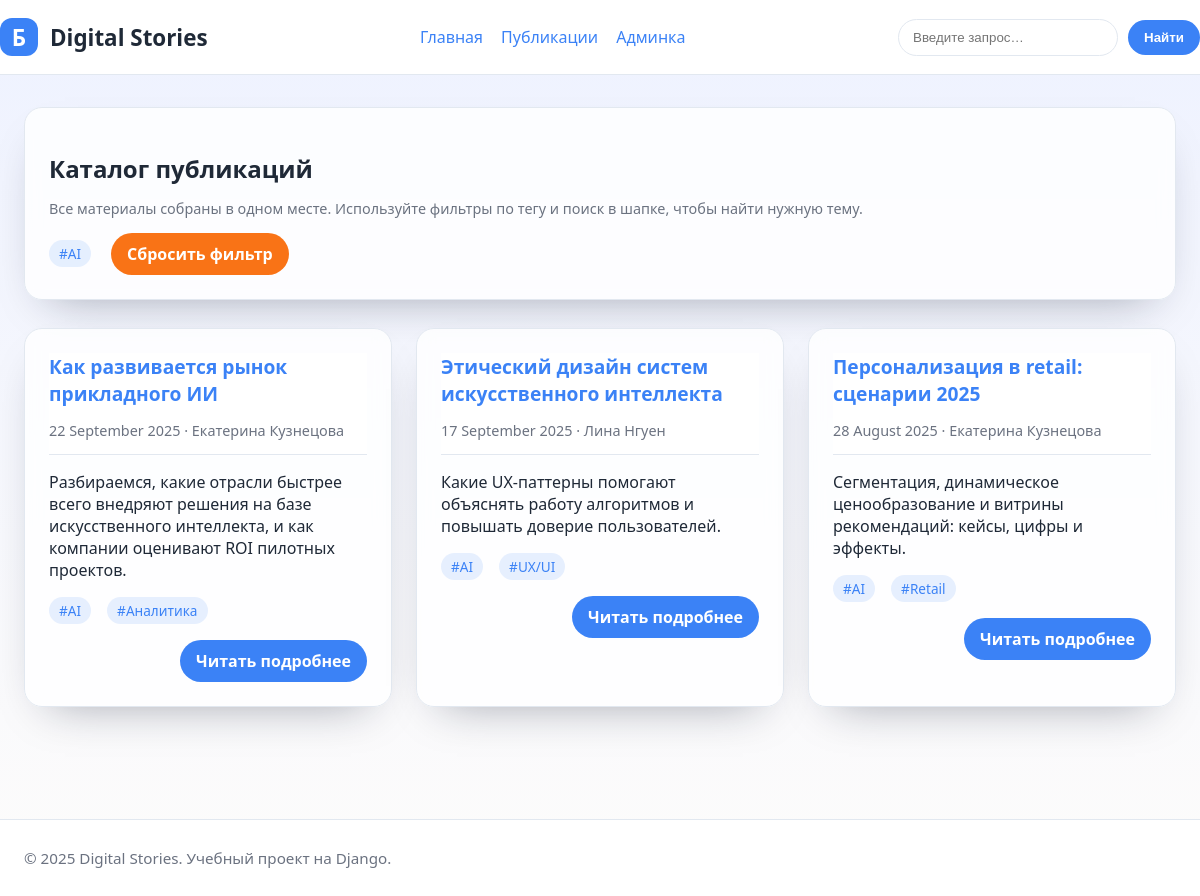
Page /posts/?tag=ai on the committed database.
### blog/models.py (models this page shows, shortened)
class Tag(models.Model):
    name = models.CharField('Название', max_length=50, unique=True)
    slug = models.SlugField('URL-метка', max_length=50, unique=True)
    class Meta:
        ordering = ('name',)
        verbose_name = 'Тег'
        verbose_name_plural = 'Теги'
        indexes = [
            models.Index(fields=('name',), name='blog_tag_name_idx'),
        ]
    objects = TagQuerySet.as_manager()

class Post(models.Model):
    Status = PostStatus
    title = models.CharField('Заголовок', max_length=250)
    slug = models.SlugField('URL-метка', max_length=250, unique_for_date='publish')
    author = models.ForeignKey(
        User,
        on_delete=models.CASCADE,
        related_name='blog_posts',
        verbose_name='Автор',
    )
    body = models.TextField('Содержимое')
    publish = models.DateTimeField('Дата публикации', default=timezone.now)
    created = models.DateTimeField('Создано', auto_now_add=True)
    updated = models.DateTimeField('Обновлено', auto_now=True)
    status = models.CharField(
        'Статус',
        max_length=2,
        choices=Status.choices,
        default=Status.DRAFT,
    )
    tags = models.ManyToManyField(
        Tag,
        verbose_name='Теги',
        related_name='posts',
        blank=True,
    )
    objects = PostManager()
    published = PublishedManager()
    class Meta:
        ordering = ['-publish']
        verbose_name = 'Пост'
        verbose_name_plural = 'Посты'
        indexes = [
            models.Index(fields=['-publish'], name='blog_post_publish_idx'),
        ]
    def get_absolute_url(self):
        return reverse(
            'blog:post_detail',
            args=[self.publish.year, self.publish.month, self.publish.day, self.slug],
        )

### blog/views.py (the view)
# urls.py: path('posts/', views.post_list, name='post_list'),
def post_list(request):
    tag_slug = request.GET.get('tag')
    posts = Post.published.select_related('author').prefetch_related('tags')
    active_tag = None
    if tag_slug:
        active_tag = get_object_or_404(Tag, slug=tag_slug)
        posts = posts.filter(tags__slug=tag_slug)
    posts = posts.order_by('-publish')
    return render(
        request,
        'blog/post/list.html',
        {
            'posts': posts,
            'search_form': SearchForm(),
            'active_tag': active_tag,
        },
    )

### blog/forms.py
class SearchForm(forms.Form):
    q = forms.CharField(
        label='Поиск по публикациям',
        max_length=100,
        required=False,
        widget=forms.TextInput(
            attrs={
                'placeholder': 'Введите запрос…',
                'class': 'search-input',
            }
        ),
    )

### blog/models.py (called while the page is built)
    def published(self):
        return self.filter(status=Post.Status.PUBLISHED)

    def get_queryset(self):
        return super().get_queryset().published()

### blog/templates/blog/post/list.html (shortened to what this page needs)
{% extends "blog/base.html" %}
{% block content %}
<section class="card" style="margin-bottom: 28px;">
    <h1 style="margin-bottom: 8px;">Каталог публикаций</h1>
    <p class="meta">
        Все материалы собраны в одном месте. Используйте фильтры по тегу и поиск в шапке, чтобы найти нужную тему.
    </p>
    {% if active_tag %}
    <div style="margin-top: 12px; display:flex; gap:12px; align-items:center;">
        <span class="tag-pill">#{{ active_tag.name }}</span>
        <a class="button secondary" href="{% url 'blog:post_list' %}">Сбросить фильтр</a>
    </div>
    {% endif %}
</section>
{% if posts %}
<section class="grid two">
    {% for post in posts %}
    <article class="card">
        <header>
            <h2 style="margin-bottom: 4px;"><a href="{{ post.get_absolute_url }}">{{ post.title }}</a></h2>
            <p class="meta">{{ post.publish|date:"d E Y" }} · {{ post.author.get_full_name|default:post.author.username }}</p>
        </header>
        <p>{{ post.body|truncatewords:40 }}</p>
        <div style="display:flex; flex-wrap:wrap; gap:8px; margin-top:12px;">
            {% for tag in post.tags.all %}
            <a class="tag-pill" href="{% url 'blog:post_list' %}?tag={{ tag.slug }}">#{{ tag.name }}</a>
            {% empty %}
            <span class="meta">Без тегов</span>
            {% endfor %}
        </div>
        <div class="widget-footer">
            <a class="button" href="{{ post.get_absolute_url }}">Читать подробнее</a>
        </div>
    </article>
    {% endfor %}
</section>
{% else %}
<div class="card empty">
    Публикации отсутствуют. Загляните позже!
</div>
{% endif %}
{% endblock %}

### blog/templates/blog/base.html (style rules this page uses)
:root { color-scheme: light dark; --bg-color: #f5f7fb; --text-color: #1f2937; --primary-color: #3b82f6; --secondary-color: #f97316; --card-bg: #ffffffcc; --border-color: #e2e8f0; --muted-color: #6b7280; }
* { box-sizing: border-box; }
body { margin: 0; font-family: 'Segoe UI', Roboto, sans-serif; background: linear-gradient(180deg, #eef2ff 0%, #fdfcfb 100%); color: var(--text-color); min-height: 100vh; }
a { color: var(--primary-color); text-decoration: none; }
header { background: #fff; backdrop-filter: blur(12px); border-bottom: 1px solid var(--border-color); position: sticky; top: 0; z-index: 10; }
.search-input { padding: 10px 14px; border-radius: 999px; border: 1px solid var(--border-color); min-width: 220px; }
.button { display: inline-flex; align-items: center; justify-content: center; padding: 10px 16px; border-radius: 999px; border: none; background: var(--primary-color); color: #fff; font-weight: 600; cursor: pointer; }
.button.secondary { background: var(--secondary-color); }
.grid { display: grid; gap: 24px; }
.grid.two { grid-template-columns: repeat(auto-fit, minmax(320px, 1fr)); }
.card { padding: 24px; background: var(--card-bg); border-radius: 18px; border: 1px solid var(--border-color); backdrop-filter: blur(8px); box-shadow: 0 20px 45px -25px rgba(15, 23, 42, 0.4); }
.card h2 { margin-top: 0; margin-bottom: 12px; font-size: 1.2rem; }
.meta { color: var(--muted-color); font-size: 0.9rem; }
.tag-pill { display: inline-flex; align-items: center; padding: 4px 10px; border-radius: 999px; background: rgba(59, 130, 246, 0.12); color: var(--primary-color); font-size: 0.85rem; margin-right: 8px; }
.widget-footer { margin-top: 16px; display: flex; justify-content: flex-end; }

### rows in the picture
Tag: name "AI"
Post: title "Как развивается рынок прикладного ИИ", publish "22 September 2025", author.get_full_name "Екатерина Кузнецова", body "Разбираемся, какие отрасли быстрее всего внедряют решения на базе искусственного интеллекта, и как компании оценивают ROI пилотных проектов."
Tag: name "Аналитика"
Post: title "Этический дизайн систем искусственного интеллекта", publish "17 September 2025", author.get_full_name "Лина Нгуен", body "Какие UX-паттерны помогают объяснять работу алгоритмов и повышать доверие пользователей."
Tag: name "UX/UI"
Post: title "Персонализация в retail: сценарии 2025", publish "28 August 2025", author.get_full_name "Екатерина Кузнецова", body "Сегментация, динамическое ценообразование и витрины рекомендаций: кейсы, цифры и эффекты."
Tag: name "Retail"
